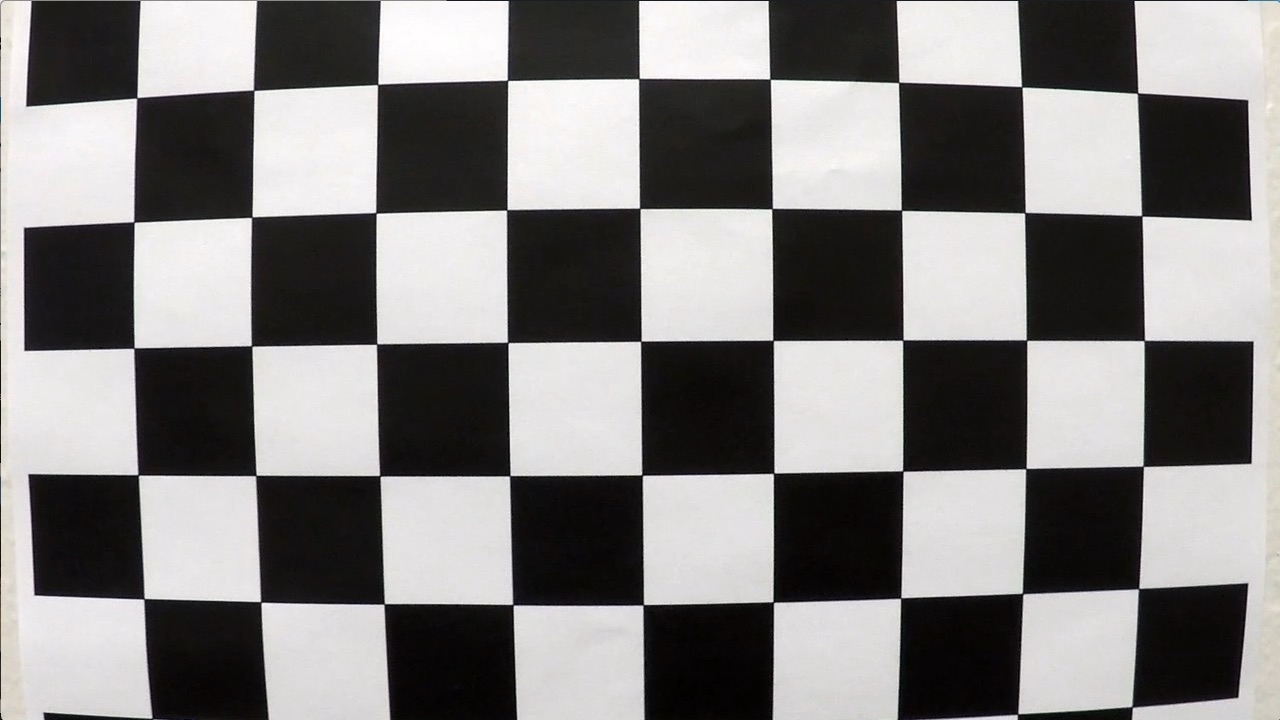
#> input picture InoGenius/camera_cal/calibration1.jpg, 1280 x 720 px
$ jupyter execute LaneDetection.ipynb   (shell and % lines are left out)   (older library calls are emulated)
#> lines starting #> are read from the running program, lines starting #| are printed output that depends on the picture
## Camera Caliberation

[cell 1]
import numpy as np
import cv2
import glob
import matplotlib.image as mpimg
import matplotlib.pyplot as plt

class CameraCalibration():

    def __init__(self, dir, w, h, debug=False):

#> called with dir = 'camera_cal', w = 9, h = 6, debug = False
        fnames = glob.glob("{}/*".format(dir))
        objpt = []
        imgpt = []

        objp = np.zeros((w*h, 3), np.float32)
        objp[:,:2] = np.mgrid[0:w, 0:h].T.reshape(-1, 2)

        for f in fnames:
            img = mpimg.imread(f)
#> img is the input picture: shape (720, 1280, 3); mean R, G, B 130.1, 128.4, 127.8

            gray = cv2.cvtColor(img, cv2.COLOR_RGB2GRAY)

            ret, corners = cv2.findChessboardCorners(img, (w, h))
#> ret = False; corners = None
            if ret:
                imgpt.append(corners)
                objpt.append(objp)

        shape = (img.shape[1], img.shape[0])
#> shape = (1280, 720)
        ret, self.mtx, self.dist, _, _ = cv2.calibrateCamera(objpt, imgpt, shape, None, None)
#> ret = 0.52; self.mtx = [[1072.5, 0, 657.6], [0, 1084.5, 284], [0, 0, 1]]; self.dist = [[-0.361, 1.03, 0.0145, 0.0027, -1.87]]

        if not ret:
            raise Exception("calibration error")

    # [4 lines left out: function undistort, not called in this run]

## Thresholding

[cell 2]
import cv2
import numpy as np

# [7 lines left out: function threshold_rel, not called in this run]

def threshold_abs(img, lo, hi):
    return np.uint8((img >= lo) & (img <= hi)) * 255

class Thresholding:

    def __init__(self):
        pass

    # [19 lines left out: function forward, not called in this run]

## Perspective Transformation

[cell 3]
import cv2
import numpy as np

class PerspectiveTransformation:

    def __init__(self):
        self.src = np.float32([(550, 460),
                               (150, 720),
                               (1200, 720),
                               (770, 460)])
        self.dst = np.float32([(100, 0),
                               (100, 720),
                               (1100, 720),
                               (1100, 0)])
        self.M = cv2.getPerspectiveTransform(self.src, self.dst)
        self.M_inv = cv2.getPerspectiveTransform(self.dst, self.src)

    def forward(self, img, img_size=(1280, 720), flags=cv2.INTER_LINEAR):

        return cv2.warpPerspective(img, self.M, img_size, flags=flags)

    def backward(self, img, img_size=(1280, 720), flags=cv2.INTER_LINEAR):

        return cv2.warpPerspective(img, self.M_inv, img_size, flags=flags)

## Lane Lines

[cell 4]
import cv2
import numpy as np
import matplotlib.image as mpimg

def hist(img):
    b_half = img[img.shape[0]//2:,:]
    return np.sum(b_half, axis=0)

class LaneLines:

    def __init__(self):

        self.l_f = None
        self.r_f = None
        self.binary = None
        self.nonzero = None
        self.nonzerox = None
        self.nonzeroy = None
        self.clear_visibility = True
        self.dir = []
        self.l_img = mpimg.imread('left_turn.png')
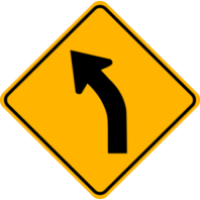
#> input picture InoGenius/left_turn.png, 200 x 200 px
#> self.l_img is the input picture: shape (200, 200, 4) float32; mean R, G, B, A 0.451, 0.319, 0.00182, 0.536
        self.r_img = mpimg.imread('right_turn.png')
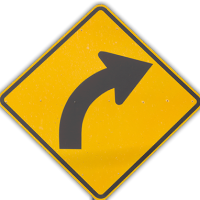
#> input picture InoGenius/right_turn.png, 200 x 200 px
#> self.r_img is the input picture: shape (200, 200, 4) float32; mean R, G, B, A 0.424, 0.327, 0.0492, 0.549
        self.s_img = mpimg.imread('straight.png')
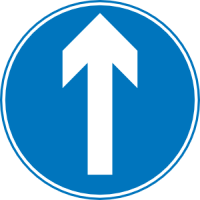
#> input picture InoGenius/straight.png, 200 x 200 px
#> self.s_img is the input picture: shape (200, 200, 4) float32; mean R, G, B, A 0.188, 0.467, 0.639, 0.784
        self.l_img = cv2.normalize(src=self.l_img, dst=None, alpha=0, beta=255, norm_type=cv2.NORM_MINMAX, dtype=cv2.CV_8U)
        self.r_img = cv2.normalize(src=self.r_img, dst=None, alpha=0, beta=255, norm_type=cv2.NORM_MINMAX, dtype=cv2.CV_8U)
        self.s_img = cv2.normalize(src=self.s_img, dst=None, alpha=0, beta=255, norm_type=cv2.NORM_MINMAX, dtype=cv2.CV_8U)

        self.nwindows = 9
        self.margin = 100
        self.minpix = 50

    # [178 lines left out: functions forward, pixels_in_window, extract_features, find_lane_pixels, fit_poly, plot and 1 more, not called in this run]

## main body

[cell 5]
import numpy as np
import matplotlib.image as mpimg
import cv2
import docopt
from IPython.display import HTML
from IPython.core.display import Video
from moviepy.editor import VideoFileClip


class FindLaneLines:
    def __init__(self):

        self.calibration = CameraCalibration('camera_cal', 9, 6)
        self.thresholding = Thresholding()
        self.transform = PerspectiveTransformation()
        self.lanelines = LaneLines()

    # [16 lines left out: functions forward, process_image, not called in this run]

    def process_video(self, input_path, output_path):
        clip = VideoFileClip(input_path)
        out_clip = clip.fl_image(self.forward)
        out_clip.write_videofile(output_path, audio=False)

def main():
    findLaneLines = FindLaneLines()
    findLaneLines.process_video("challenge_video.mp4","output.mp4")
#> (the call stopped at in process_video, `clip = VideoFileClip(input_path)`: moviepy is not available in this run)
